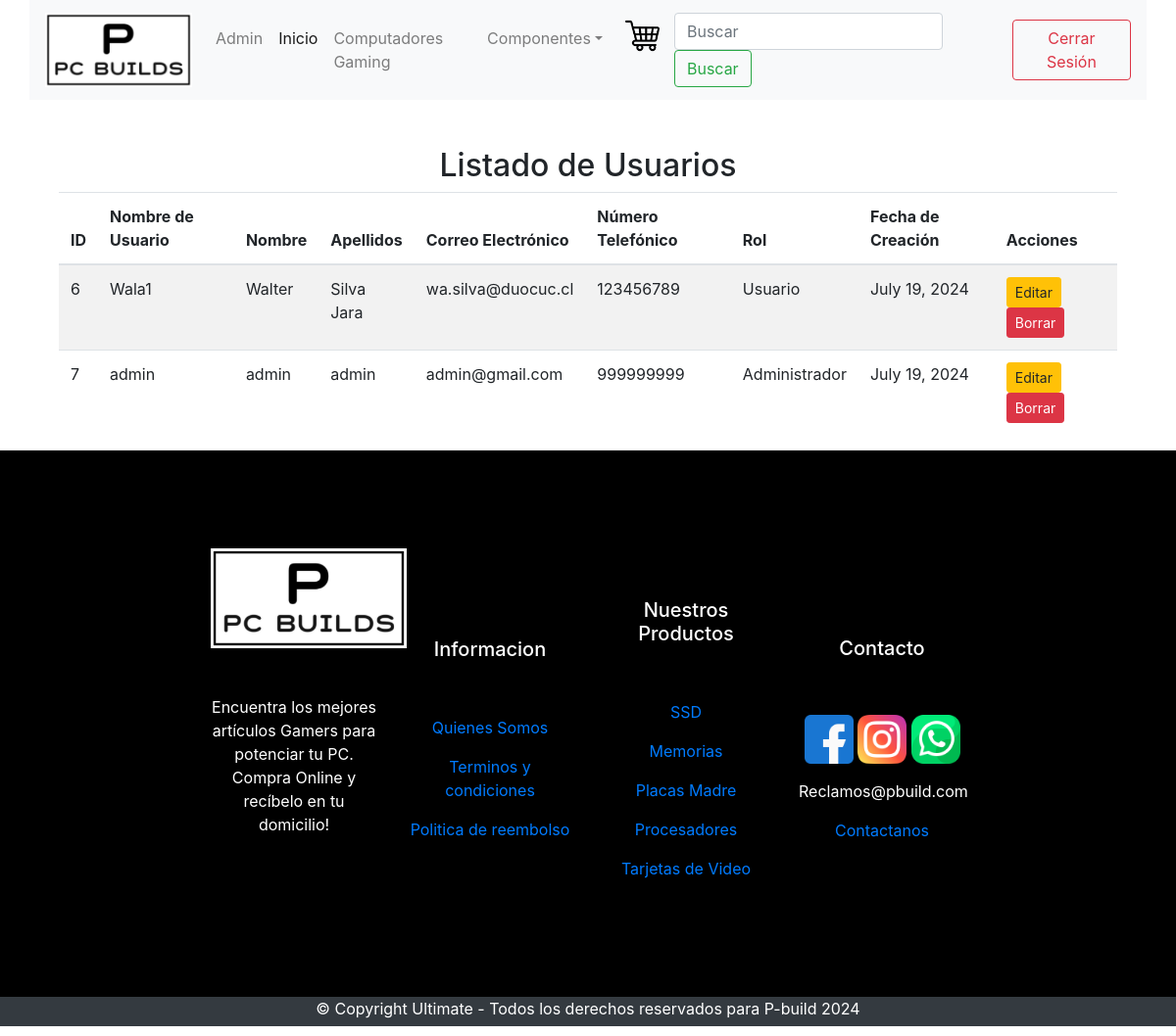
The app's page /listar_usuarios/ (signed in) with its own data.
### core/models.py (models this page shows, shortened)
class UsuarioHardware(models.Model):
    idUsuario = models.AutoField(primary_key=True, verbose_name='Id de usuario')
    nombreUsuario = models.CharField(max_length=15)
    nombre = models.CharField(max_length=20)
    apellidos = models.CharField(max_length=40)
    numero_telefonico = models.CharField(max_length=20, verbose_name="Número Telefónico (+56)", default='0000000000')
    correo = models.EmailField(max_length=40)
    contraseña = models.CharField(max_length=128)
    fechacreacion = models.DateField(verbose_name='Fecha de creación', auto_now_add=True)
    rol = models.ForeignKey(RolHardware, on_delete=models.CASCADE)

class RolHardware(models.Model):
    idRol = models.AutoField(primary_key=True, verbose_name='Id rol')
    nombreRol = models.CharField(max_length=15, blank=True, null=True)

### core/views.py (the view)
# urls.py: path('listar_usuarios/', listar_usuarios, name='listar_usuarios'),
def listar_usuarios(request):
    usuarios = UsuarioHardware.objects.all()
    return render(request, 'admin/listar_usuarios.html', {'usuarios': usuarios})

### core/templates/admin/listar_usuarios.html (shortened to what this page needs)
{% extends 'core/base_generic.html' %}
{% load static %}
{% block content %}
<div class="container mt-5">
  <h2 class="text-center">Listado de Usuarios</h2>
  <table class="table table-striped">
    <thead>
      <tr>
        <th>ID</th>
        <th>Nombre de Usuario</th>
        <th>Nombre</th>
        <th>Apellidos</th>
        <th>Correo Electrónico</th>
        <th>Número Telefónico</th>
        <th>Rol</th>
        <th>Fecha de Creación</th>
        <th>Acciones</th>
      </tr>
    </thead>
    <tbody>
      {% for usuario in usuarios %}
      <tr>
        <td>{{ usuario.idUsuario }}</td>
        <td>{{ usuario.nombreUsuario }}</td>
        <td>{{ usuario.nombre }}</td>
        <td>{{ usuario.apellidos }}</td>
        <td>{{ usuario.correo }}</td>
        <td>{{ usuario.numero_telefonico }}</td>
        <td>{{ usuario.rol.nombreRol }}</td>
        <td>{{ usuario.fechacreacion }}</td>
        <td>
          <a href="{% url 'editar_usuario' usuario.idUsuario %}" class="btn btn-warning btn-sm">Editar</a>
          <a href="{% url 'borrar_usuario' usuario.idUsuario %}" class="btn btn-danger btn-sm">Borrar</a>
        </td>
      </tr>
      {% endfor %}
    </tbody>
  </table>
</div>
{% endblock content %}

### records on screen
UsuarioHardware: idUsuario "6", nombreUsuario "Wala1", nombre "Walter", apellidos "Silva Jara", correo "wa.silva@duocuc.cl", numero_telefonico "123456789", rol.nombreRol "Usuario", fechacreacion "July 19, 2024"
UsuarioHardware: idUsuario "7", nombreUsuario "admin", nombre "admin", apellidos "admin", correo "admin@gmail.com", numero_telefonico "999999999", rol.nombreRol "Administrador", fechacreacion "July 19, 2024"
